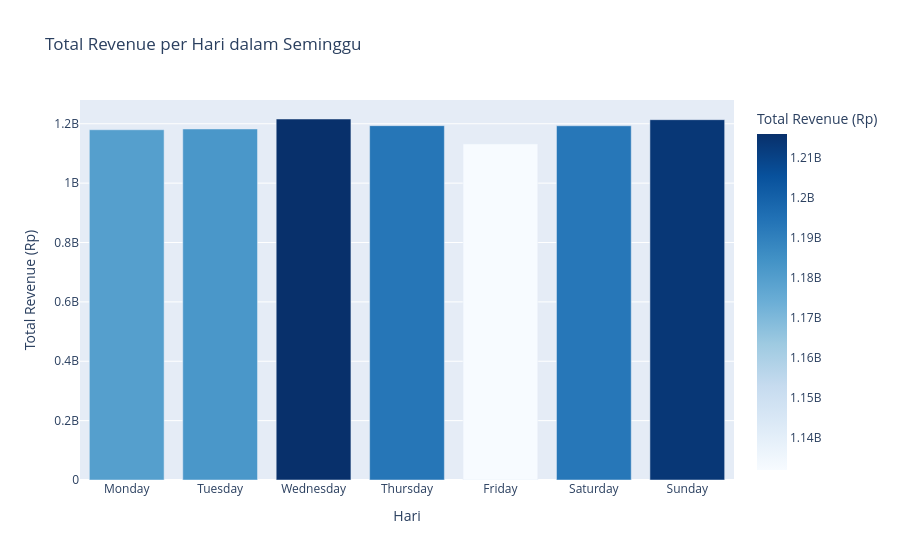

The cell this chart's notebook holds for it:
### Code cell
# Pola hari dalam seminggu
valid_trx['day_name'] = valid_trx['tanggal'].dt.day_name()
valid_trx['dow'] = valid_trx['tanggal'].dt.dayofweek

dow_rev = (
    valid_trx
    .groupby(['dow','day_name'])['total']
    .sum()
    .reset_index()
    .sort_values('dow')
)

fig2 = px.bar(
    dow_rev, x='day_name', y='total',
    title='Total Revenue per Hari dalam Seminggu',
    labels={'day_name':'Hari','total':'Total Revenue (Rp)'},
    color='total', color_continuous_scale='Blues'
)
fig2.show()

print(dow_rev[['day_name','total']].to_string(index=False))

### Figure 1 — Plotly figure (JSON) as saved in the notebook; plotly's stock layout.template omitted (floating-point values rounded to 4 significant figures)
{"data": [{"hovertemplate": "Hari=%{x}<br>Total Revenue (Rp)=%{marker.color}<extra></extra>", "legendgroup": "", "marker": {"color": [1179792600, 1182502105, 1216054408, 1193620506, 1132058000, 1193223100, 1213764605], "coloraxis": "coloraxis", "pattern": {"shape": ""}}, "name": "", "orientation": "v", "showlegend": false, "textposition": "auto", "type": "bar", "x": ["Monday", "Tuesday", "Wednesday", "Thursday", "Friday", "Saturday", "Sunday"], "xaxis": "x", "y": [1179792600, 1182502105, 1216054408, 1193620506, 1132058000, 1193223100, 1213764605], "yaxis": "y"}], "layout": {"barmode": "relative", "coloraxis": {"colorbar": {"title": {"text": "Total Revenue (Rp)"}}, "colorscale": [[0, "rgb(247,251,255)"], [0.125, "rgb(222,235,247)"], [0.25, "rgb(198,219,239)"], [0.375, "rgb(158,202,225)"], [0.5, "rgb(107,174,214)"], [0.625, "rgb(66,146,198)"], [0.75, "rgb(33,113,181)"], [0.875, "rgb(8,81,156)"], [1, "rgb(8,48,107)"]]}, "legend": {"tracegroupgap": 0}, "title": {"text": "Total Revenue per Hari dalam Seminggu"}, "xaxis": {"anchor": "y", "domain": [0, 1], "title": {"text": "Hari"}}, "yaxis": {"anchor": "x", "domain": [0, 1], "title": {"text": "Total Revenue (Rp)"}}}}
